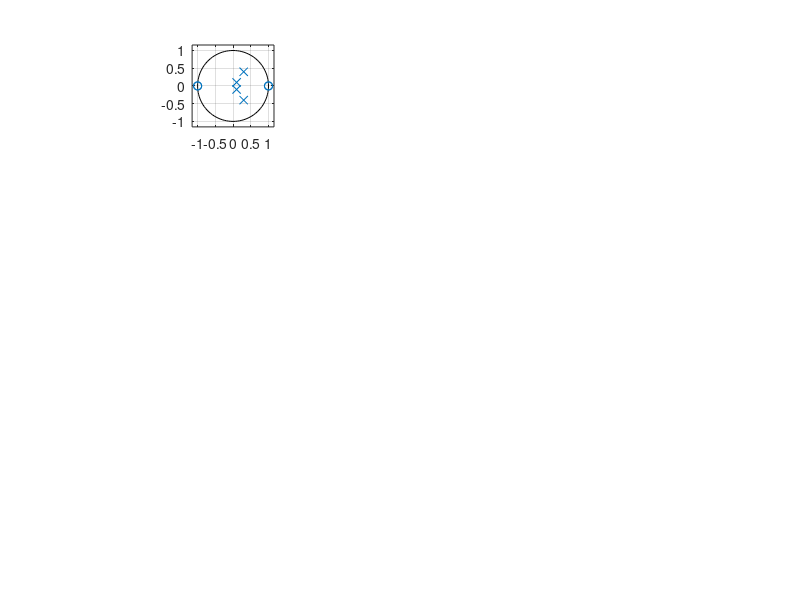

MATLAB code for this plot: (Note: this script raises an error after producing the figure.)
clear all; clc;
%%
%(a)

%N = 0.09*((z-1)^2)*((z+1)^2);
%D = (z-0.3-0.4i)(z-0.3+0.4i)(z-0.1-0.1i)(z-0.1+0.1i);
z = [1,1,-1,-1];
p = [0.3+0.4i, 0.3-0.4i, 0.1+0.1i, 0.1-0.1i];
k = 0.09;


b = 0.09*[1,0,-2,0,1];
a = [1,-0.8,0.39,-0.062,0.005];
subplot(4,2,1);
zplane(b,a);
%H = 0.09*H;

%%
%(b)
[r,p,k] = residuez(b,a);
n = 0:20;
syms z
F = r(1)/(1-p(1)/z) + r(2)/(1-p(2)/z) + r(3)/(1-p(3)/z) + r(4)/(1-p(4)/z) + k;
hn = iztrans(F);
%sam_hn = zeros(1,21);
%for j =1:21
%    sam_hn(j) = hn(j-1);
%end
sub_hn = subs(hn,n);
subplot(4,2,2);
stem(n,sub_hn);

%%
%(c)
[H,w] = freqz(b,a,100);
subplot(4,2,3);
plot(w,(abs(H)));
subplot(4,2,4);
plot(w,angle(H));

%%
%(d)
z = [1,1,-1,-1];
p = [0.3+0.4i, 0.3-0.4i, 0.1+0.1i, 0.1-0.1i];
k = 0.09;
sos = zp2sos(z,p,k);

%%
%(e)
bH1 = zeros(1,3);
bH2 = zeros(1,3);
aH1 = zeros(1,3);
aH2 = zeros(1,3);
for j =1:3
    bH1(j) = sos(1,j);
    bH2(j) = sos(2,j);
end

aH1(1) = 1;
aH2(1) = 1;

for j = 2:3
    aH1(j) = sos(1,3+j);
    aH2(j) = sos(2,3+j);
end

[H1,w1] = freqz(bH1,aH1,100);
[H2,w2] = freqz(bH2,aH2,100);

subplot(4,2,5);
plot(w1,(abs(H1)));

subplot(4,2,6);
plot(w2,(abs(H2)));

HH = zeros(1,100);
for j =1:100
    HH(j)  = abs(H1(j))*abs(H2(j));
end
subplot(4,2,7);
plot(w,(HH));

%%
%(f)
b = 0.09*[1,0,-2,0,1];
a = [1,-0.8,0.39,-0.062,0.005];

xn = zeros(1,21);
xn(1) = 1;
yn = filter(b,a,xn);
n = 0:20;
subplot(4,2,8);
%plot(n,yn);
stem(n,yn);
